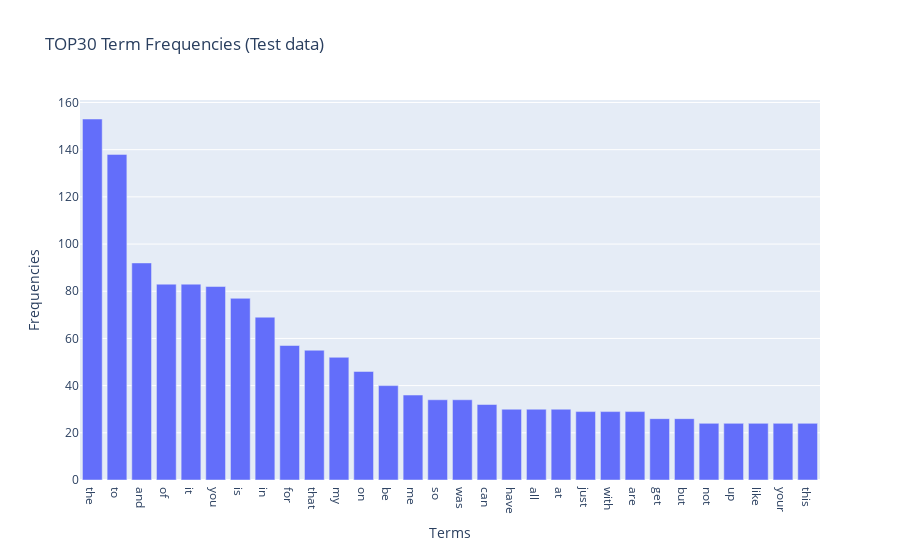

Notebook source saved alongside this figure:
### Code cell
# Learn the vocabulary and return document-term matrix
vectorizer = CountVectorizer()
test_document_term_matrix = vectorizer.fit_transform(test_df.text)

# TOP30 Term Frequencies (Test data)
test_term_frequencies = []
test_counts_arr = test_document_term_matrix.sum(axis=0).tolist()[0]

for j in range(0, test_document_term_matrix.shape[1]):
    test_term_frequencies.append(test_counts_arr[j])

test_term_freq_df = pd.DataFrame(vectorizer.get_feature_names_out(), columns=['terms'])
test_term_freq_df['frequency'] = test_term_frequencies

# Sort
test_term_freq_df = test_term_freq_df.sort_values(by=['frequency'], ascending=False)

fig = px.bar(test_term_freq_df[:30], x=test_term_freq_df['terms'][:30], y=test_term_freq_df['frequency'][:30],
             title="TOP30 Term Frequencies (Test data)", labels={'x': 'Terms', 'y': 'Frequencies'})

fig.show()

### Figure 1 — Plotly figure (JSON) as saved in the notebook; plotly's stock layout.template omitted (floating-point values rounded to 4 significant figures)
{"data": [{"alignmentgroup": "True", "hovertemplate": "Terms=%{x}<br>Frequencies=%{y}<extra></extra>", "legendgroup": "", "marker": {"color": "#636efa", "pattern": {"shape": ""}}, "name": "", "offsetgroup": "", "orientation": "v", "showlegend": false, "textposition": "auto", "type": "bar", "x": ["the", "to", "and", "of", "it", "you", "is", "in", "for", "that", "my", "on", "be", "me", "so", "was", "can", "have", "all", "at", "just", "with", "are", "get", "but", "not", "up", "like", "your", "this"], "xaxis": "x", "y": [153, 138, 92, 83, 83, 82, 77, 69, 57, 55, 52, 46, 40, 36, 34, 34, 32, 30, 30, 30, 29, 29, 29, 26, 26, 24, 24, 24, 24, 24], "yaxis": "y"}], "layout": {"barmode": "relative", "legend": {"tracegroupgap": 0}, "title": {"text": "TOP30 Term Frequencies (Test data)"}, "xaxis": {"anchor": "y", "domain": [0, 1], "title": {"text": "Terms"}}, "yaxis": {"anchor": "x", "domain": [0, 1], "title": {"text": "Frequencies"}}}}
